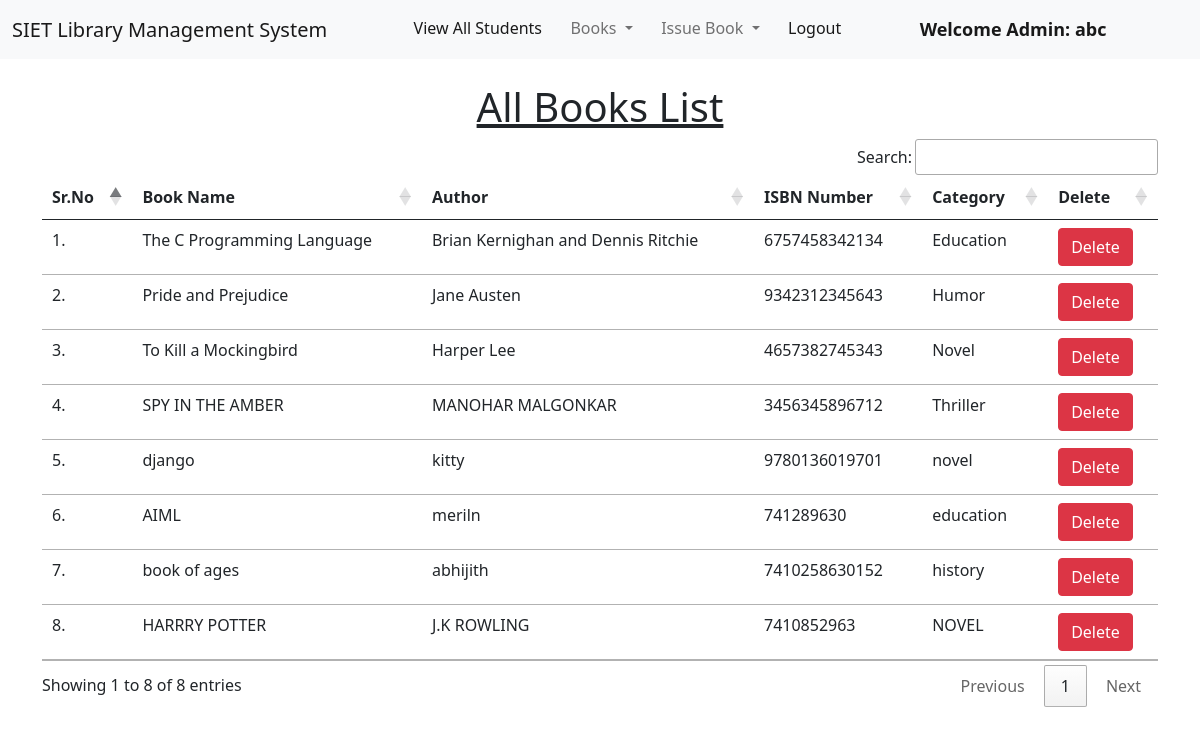
/view_books/ (signed in), run on the app's committed database.
### library/models.py (models this page shows, shortened)
class Book(models.Model):
    name = models.CharField(max_length=200)
    author = models.CharField(max_length=200)
    isbn = models.PositiveIntegerField()
    category = models.CharField(max_length=50)

### library/views.py (the view)
# urls.py: path("view_books/", views.view_books, name="view_books"),
@login_required(login_url = '/admin_login')
def view_books(request):
    books = Book.objects.all()
    return render(request, "view_books.html", {'books':books})

### library/templates/view_books.html (shortened to what this page needs)
{% extends 'admin_navbar.html' %}
{% load static %}
{% block body %}
<div class="container mt-4">
    <h1 class="text-center"><u>All Books List</u></h1>
    <table class="table table-hover" id="example">
        <thead>
            <tr>
                <th>Sr.No</th>
                <th>Book Name</th>
                <th>Author</th>
                <th>ISBN Number</th>
                <th>Category</th>
                <th>Delete</th>
            </tr>
        </thead>
        <tbody>
            {% for book in books %}
            <tr>
                <td>{{forloop.counter}}.</td>
                <td>{{book.name}}</td>
                <td>{{book.author}}</td>
                <td>{{book.isbn}}</td>
                <td>{{book.category}}</td>
                <td><a href="/delete_book/{{book.id}}/" class="btn btn-danger" onclick="return confirm('Are you sure you want to delete this book?')">Delete</a></td>
            </tr>
            {% endfor %}
        </tbody>
    </table>
    </div>
{% endblock %}

### library/templates/admin_navbar.html (shortened to what this page needs)
<!doctype html>
<html lang="en">
  <head>
    <link href="https://cdn.jsdelivr.net/npm/bootstrap@5.1.0/dist/css/bootstrap.min.css" rel="stylesheet">
    <link rel="stylesheet" href="https://cdn.datatables.net/1.10.25/css/jquery.dataTables.min.css">
    <link rel="stylesheet" href="https://cdn.datatables.net/buttons/1.7.1/css/buttons.dataTables.min.css">
  </head>
  <body>
    <nav class="navbar navbar-expand-lg navbar-light bg-light">
        <div class="container-fluid">
          <a class="navbar-brand" href="#">SIET Library Management System</a>
          <div class="collapse navbar-collapse" id="navbarSupportedContent">
            <ul class="navbar-nav me-auto mb-2 mb-lg-0">
              <li class="nav-item">
                <a class="nav-link active" aria-current="page" href="/view_students/">View All Students</a>
              </li>
              <li class="nav-item dropdown">
                <a class="nav-link dropdown-toggle" href="#" id="navbarDropdown" role="button" data-bs-toggle="dropdown" aria-expanded="false">
                  Books
                </a>
              </li>
              <li class="nav-item dropdown">
                <a class="nav-link dropdown-toggle" href="#" id="navbarDropdown" role="button" data-bs-toggle="dropdown" aria-expanded="false">
                  Issue Book
                </a>
              </li>
              <li class="nav-item">
                <a class="nav-link active" aria-current="page" href="/logout/">Logout</a>
              </li>
              <li class="nav-item">
                <a style="font-weight:600; font-family:'Segoe UI', Tahoma, Geneva, Verdana, sans-serif; font-size: large;" class="nav-link active" href="#">Welcome Admin: {{request.user}}</a>
              </li>
            </ul>
          </div>
        </div>
      </nav>
      {% block body %}
      {% endblock %}
  </body>
</html>

### data on the page
Book: name "The C Programming Language", author "Brian Kernighan and Dennis Ritchie", isbn "6757458342134", category "Education"
Book: name "Pride and Prejudice", author "Jane Austen", isbn "9342312345643", category "Humor"
Book: name "To Kill a Mockingbird", author "Harper Lee", isbn "4657382745343", category "Novel"
Book: name "SPY IN THE AMBER", author "MANOHAR MALGONKAR", isbn "3456345896712", category "Thriller"
Book: name "django", author "kitty", isbn "9780136019701", category "novel"
Book: name "AIML", author "meriln", isbn "741289630", category "education"
Book: name "book of ages", author "abhijith", isbn "7410258630152", category "history"
Book: name "HARRRY POTTER", author "J.K ROWLING", isbn "7410852963", category "NOVEL"

### other printed values
{{ request.user }} "abc"
